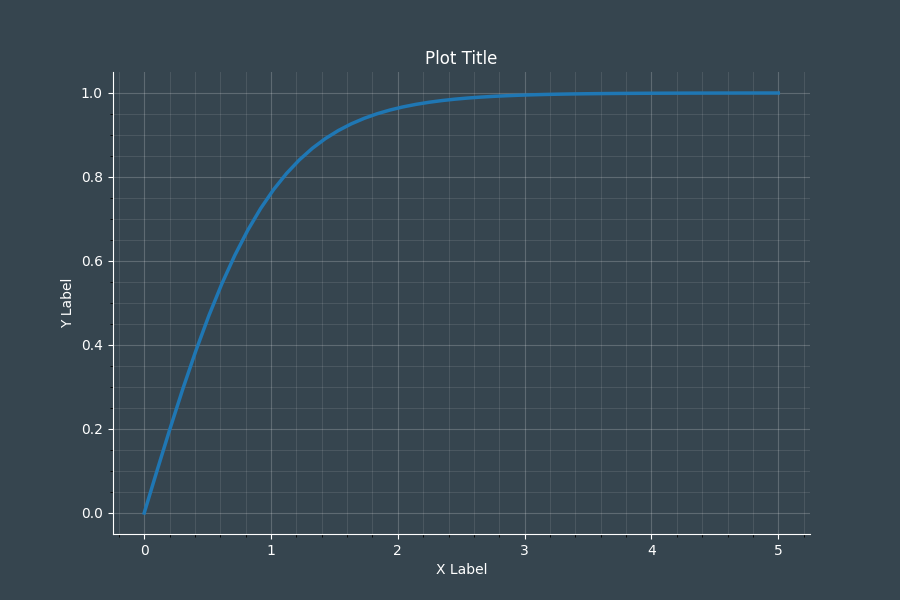

Write the Python code that produced this figure.
import numpy as np
import matplotlib.pyplot as plt


def configure_axis(axis, grid=True):
    ax.set_facecolor('#36454f')

    axis.tick_params(axis='x', colors='white')
    axis.tick_params(axis='y', colors='white')

    axis.spines['bottom'].set_color('white')
    axis.spines['left'].set_color('white')

    axis.spines['right'].set_visible(False)
    axis.spines['top'].set_visible(False)

    axis.xaxis.label.set_color('white')
    axis.yaxis.label.set_color('white')
    ax.title.set_color('white')

    if grid:
        ax.grid(visible=True, which='major', color='white', linestyle='-', alpha=0.2)
        ax.minorticks_on()
        ax.grid(visible=True, which='minor', color='white', linestyle='-', alpha=0.1)


x = np.linspace(0, 5)
y = np.tanh(x)

fig = plt.figure(facecolor='#36454f', figsize=(9, 6))
ax = fig.add_subplot()

ax.plot(x, y, linewidth=2.5)

ax.set_title('Plot Title')
ax.set_xlabel('X Label')
ax.set_ylabel('Y Label')

configure_axis(ax)

plt.show()
